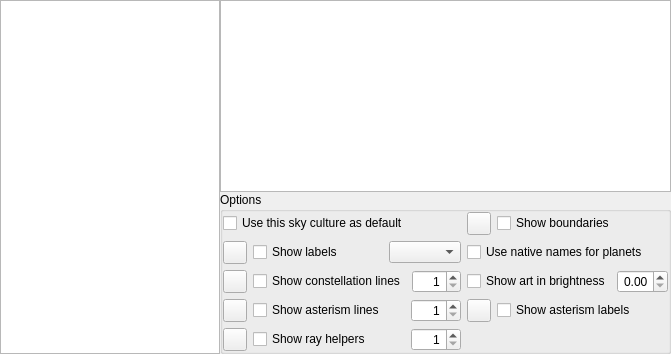
        <widget class="QWidget" name="page_starlore">
         <layout class="QGridLayout" name="gridLayout_4">
          <property name="leftMargin">
           <number>0</number>
          </property>
          <property name="topMargin">
           <number>0</number>
          </property>
          <property name="rightMargin">
           <number>0</number>
          </property>
          <property name="bottomMargin">
           <number>0</number>
          </property>
          <property name="spacing">
           <number>0</number>
          </property>
          <item row="0" column="1">
           <widget class="QTextBrowser" name="skyCultureTextBrowser">
            <property name="sizePolicy">
             <sizepolicy hsizetype="Expanding" vsizetype="Expanding">
              <horstretch>0</horstretch>
              <verstretch>0</verstretch>
             </sizepolicy>
            </property>
            <property name="minimumSize">
             <size>
              <width>0</width>
              <height>0</height>
             </size>
            </property>
            <property name="font">
             <font>
              <pointsize>10</pointsize>
             </font>
            </property>
            <property name="frameShape">
             <enum>QFrame::StyledPanel</enum>
            </property>
            <property name="verticalScrollBarPolicy">
             <enum>Qt::ScrollBarAsNeeded</enum>
            </property>
            <property name="horizontalScrollBarPolicy">
             <enum>Qt::ScrollBarAlwaysOff</enum>
            </property>
            <property name="openExternalLinks">
             <bool>true</bool>
            </property>
           </widget>
          </item>
          <item row="0" column="0" rowspan="3">
           <widget class="QListWidget" name="culturesListWidget">
            <property name="sizePolicy">
             <sizepolicy hsizetype="Preferred" vsizetype="Expanding">
              <horstretch>100</horstretch>
              <verstretch>0</verstretch>
             </sizepolicy>
            </property>
            <property name="minimumSize">
             <size>
              <width>220</width>
              <height>0</height>
             </size>
            </property>
            <property name="maximumSize">
             <size>
              <width>120</width>
              <height>16777213</height>
             </size>
            </property>
            <property name="focusPolicy">
             <enum>Qt::NoFocus</enum>
            </property>
            <property name="horizontalScrollBarPolicy">
             <enum>Qt::ScrollBarAlwaysOff</enum>
            </property>
            <property name="selectionRectVisible">
             <bool>false</bool>
            </property>
           </widget>
          </item>
          <item row="1" column="1">
           <widget class="QGroupBox" name="starloreOptionsgroupBox">
            <property name="enabled">
             <bool>true</bool>
            </property>
            <property name="sizePolicy">
             <sizepolicy hsizetype="Expanding" vsizetype="Minimum">
              <horstretch>0</horstretch>
              <verstretch>0</verstretch>
             </sizepolicy>
            </property>
            <property name="minimumSize">
             <size>
              <width>0</width>
              <height>0</height>
             </size>
            </property>
            <property name="title">
             <string>Options</string>
            </property>
            <layout class="QGridLayout" name="formLayout_2">
             <property name="leftMargin">
              <number>0</number>
             </property>
             <property name="topMargin">
              <number>0</number>
             </property>
             <property name="rightMargin">
              <number>0</number>
             </property>
             <property name="bottomMargin">
              <number>0</number>
             </property>
             <item row="3" column="1">
              <layout class="QHBoxLayout" name="horizontalLayout_constArtbrightness">
               <item>
                <widget class="QCheckBox" name="showConstellationArtCheckBox">
                 <property name="text">
                  <string>Show art in brightness</string>
                 </property>
                </widget>
               </item>
               <item>
                <widget class="QDoubleSpinBox" name="constellationArtBrightnessSpinBox">
                 <property name="maximumSize">
                  <size>
                   <width>70</width>
                   <height>16777215</height>
                  </size>
                 </property>
                 <property name="alignment">
                  <set>Qt::AlignRight|Qt::AlignTrailing|Qt::AlignVCenter</set>
                 </property>
                 <property name="maximum">
                  <double>1.000000000000000</double>
                 </property>
                 <property name="singleStep">
                  <double>0.050000000000000</double>
                 </property>
                </widget>
               </item>
              </layout>
             </item>
             <item row="3" column="0">
              <layout class="QHBoxLayout" name="horizontalLayout_constLines">
               <item>
                <widget class="QToolButton" name="colorConstellationLines">
                 <property name="toolTip">
                  <string>Color of constellation lines</string>
                 </property>
                </widget>
               </item>
               <item>
                <widget class="QCheckBox" name="showConstellationLinesCheckBox">
                 <property name="text">
                  <string>Show constellation lines</string>
                 </property>
                </widget>
               </item>
               <item>
                <widget class="QSpinBox" name="constellationLineThicknessSpinBox">
                 <property name="maximumSize">
                  <size>
                   <width>50</width>
                   <height>16777215</height>
                  </size>
                 </property>
                 <property name="toolTip">
                  <string>Thickness of line in pixels</string>
                 </property>
                 <property name="alignment">
                  <set>Qt::AlignRight|Qt::AlignTrailing|Qt::AlignVCenter</set>
                 </property>
                 <property name="minimum">
                  <number>1</number>
                 </property>
                 <property name="maximum">
                  <number>5</number>
                 </property>
                </widget>
               </item>
              </layout>
             </item>
             <item row="2" column="1">
              <widget class="QCheckBox" name="nativePlanetNamesCheckBox">
               <property name="toolTip">
                <string>Use native names for planets from current culture</string>
               </property>
               <property name="text">
                <string>Use native names for planets</string>
               </property>
              </widget>
             </item>
             <item row="0" column="0">
              <widget class="QCheckBox" name="useAsDefaultSkyCultureCheckBox">
               <property name="text">
                <string>Use this sky culture as default</string>
               </property>
              </widget>
             </item>
             <item row="2" column="0">
              <layout class="QHBoxLayout" name="horizontalLayout_constLabels">
               <item>
                <widget class="QToolButton" name="colorConstellationLabels">
                 <property name="toolTip">
                  <string>Color of constellation names</string>
                 </property>
                </widget>
               </item>
               <item>
                <widget class="QCheckBox" name="showConstellationLabelsCheckBox">
                 <property name="text">
                  <string>Show labels</string>
                 </property>
                </widget>
               </item>
               <item>
                <spacer name="horizontalSpacer_7">
                 <property name="orientation">
                  <enum>Qt::Horizontal</enum>
                 </property>
                 <property name="sizeHint" stdset="0">
                  <size>
                   <width>40</width>
                   <height>20</height>
                  </size>
                 </property>
                </spacer>
               </item>
               <item>
                <widget class="QComboBox" name="skyCultureNamesStyleComboBox">
                 <property name="toolTip">
                  <string>Select if you want names abbreviated, original or translated</string>
                 </property>
                 <property name="currentText">
                  <string/>
                 </property>
                </widget>
               </item>
              </layout>
             </item>
             <item row="0" column="1">
              <layout class="QHBoxLayout" name="horizontalLayout_5">
               <property name="bottomMargin">
                <number>0</number>
               </property>
               <item>
                <widget class="QToolButton" name="colorConstellationBoundaries">
                 <property name="toolTip">
                  <string>Color of constellation boundaries</string>
                 </property>
                </widget>
               </item>
               <item>
                <widget class="QCheckBox" name="showConstellationBoundariesCheckBox">
                 <property name="text">
                  <string>Show boundaries</string>
                 </property>
                </widget>
               </item>
              </layout>
             </item>
             <item row="4" column="0">
              <layout class="QHBoxLayout" name="horizontalLayout_asterismLines">
               <item>
                <widget class="QToolButton" name="colorAsterismLines">
                 <property name="toolTip">
                  <string>Color of asterism lines</string>
                 </property>
                </widget>
               </item>
               <item>
                <widget class="QCheckBox" name="showAsterismLinesCheckBox">
                 <property name="text">
                  <string>Show asterism lines</string>
                 </property>
                </widget>
               </item>
               <item>
                <widget class="QSpinBox" name="asterismLineThicknessSpinBox">
                 <property name="maximumSize">
                  <size>
                   <width>50</width>
                   <height>16777215</height>
                  </size>
                 </property>
                 <property name="toolTip">
                  <string>Thickness of line in pixels</string>
                 </property>
                 <property name="alignment">
                  <set>Qt::AlignRight|Qt::AlignTrailing|Qt::AlignVCenter</set>
                 </property>
                 <property name="minimum">
                  <number>1</number>
                 </property>
                 <property name="maximum">
                  <number>5</number>
                 </property>
                </widget>
               </item>
              </layout>
             </item>
             <item row="4" column="1">
              <layout class="QHBoxLayout" name="horizontalLayout_asterismLabels">
               <item>
                <widget class="QToolButton" name="colorAsterismLabels">
                 <property name="toolTip">
                  <string>Color of asterism names</string>
                 </property>
                </widget>
               </item>
               <item>
                <widget class="QCheckBox" name="showAsterismLabelsCheckBox">
                 <property name="text">
                  <string>Show asterism labels</string>
                 </property>
                </widget>
               </item>
              </layout>
             </item>
             <item row="5" column="0">
              <layout class="QHBoxLayout" name="horizontalLayout_8">
               <item>
                <widget class="QToolButton" name="colorRayHelpers">
                 <property name="toolTip">
                  <string>Color of ray helpers</string>
                 </property>
                </widget>
               </item>
               <item>
                <widget class="QCheckBox" name="showRayHelpersCheckBox">
                 <property name="text">
                  <string>Show ray helpers</string>
                 </property>
                </widget>
               </item>
               <item>
                <widget class="QSpinBox" name="rayHelperThicknessSpinBox">
                 <property name="maximumSize">
                  <size>
                   <width>50</width>
                   <height>16777215</height>
                  </size>
                 </property>
                 <property name="toolTip">
                  <string>Thickness of line in pixels</string>
                 </property>
                 <property name="alignment">
                  <set>Qt::AlignRight|Qt::AlignTrailing|Qt::AlignVCenter</set>
                 </property>
                 <property name="minimum">
                  <number>1</number>
                 </property>
                 <property name="maximum">
                  <number>5</number>
                 </property>
                </widget>
               </item>
              </layout>
             </item>
            </layout>
           </widget>
          </item>
         </layout>
        </widget>
